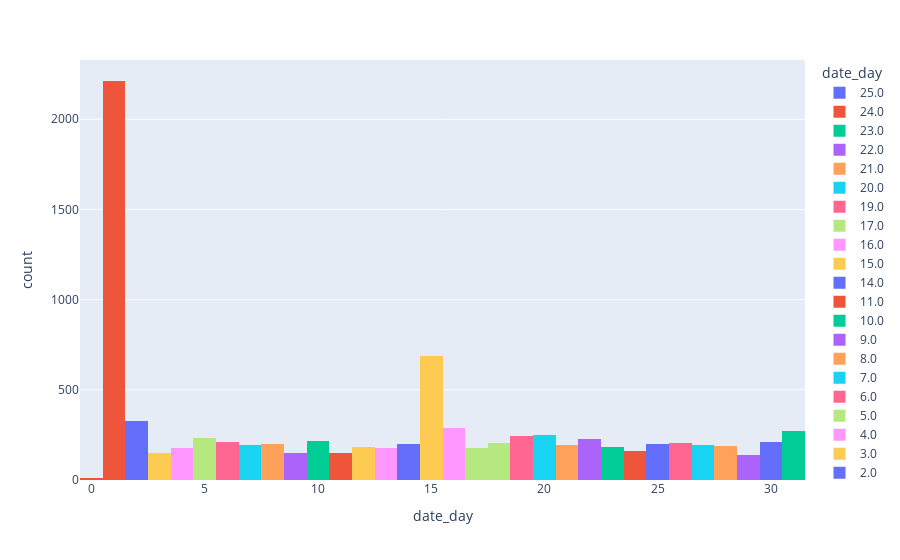

Write notebook code for a chart like this one.
### Markdown cell above
## Is there a specific Day of the month Netflix Prefers to Upload?
### Yes, 1st day of the month followed by the middle of the month, which is the 15th.

### Code cell
#Plotly for better and detailed visualization for specific day of the month netflix likes to upload movies or shows.
#Mostly 1st day and the middle of the month. 
px.histogram(df, x='date_day', color ='date_day')

### Figure 1 — Plotly figure (JSON) as saved in the notebook; plotly's stock layout.template omitted (floating-point values rounded to 4 significant figures; data arrays with more than 128 entries replaced by an {"elided": "..."} marker saying what was removed)
{"data": [{"alignmentgroup": "True", "bingroup": "x", "hovertemplate": "date_day=%{x}<br>count=%{y}<extra></extra>", "legendgroup": "25.0", "marker": {"color": "#636efa", "pattern": {"shape": ""}}, "name": "25.0", "offsetgroup": "25.0", "orientation": "v", "showlegend": true, "type": "histogram", "x": {"elided": "197 int values"}, "xaxis": "x", "yaxis": "y"}, {"alignmentgroup": "True", "bingroup": "x", "hovertemplate": "date_day=%{x}<br>count=%{y}<extra></extra>", "legendgroup": "24.0", "marker": {"color": "#EF553B", "pattern": {"shape": ""}}, "name": "24.0", "offsetgroup": "24.0", "orientation": "v", "showlegend": true, "type": "histogram", "x": {"elided": "159 int values"}, "xaxis": "x", "yaxis": "y"}, {"alignmentgroup": "True", "bingroup": "x", "hovertemplate": "date_day=%{x}<br>count=%{y}<extra></extra>", "legendgroup": "23.0", "marker": {"color": "#00cc96", "pattern": {"shape": ""}}, "name": "23.0", "offsetgroup": "23.0", "orientation": "v", "showlegend": true, "type": "histogram", "x": {"elided": "184 int values"}, "xaxis": "x", "yaxis": "y"}, {"alignmentgroup": "True", "bingroup": "x", "hovertemplate": "date_day=%{x}<br>count=%{y}<extra></extra>", "legendgroup": "22.0", "marker": {"color": "#ab63fa", "pattern": {"shape": ""}}, "name": "22.0", "offsetgroup": "22.0", "orientation": "v", "showlegend": true, "type": "histogram", "x": {"elided": "230 int values"}, "xaxis": "x", "yaxis": "y"}, {"alignmentgroup": "True", "bingroup": "x", "hovertemplate": "date_day=%{x}<br>count=%{y}<extra></extra>", "legendgroup": "21.0", "marker": {"color": "#FFA15A", "pattern": {"shape": ""}}, "name": "21.0", "offsetgroup": "21.0", "orientation": "v", "showlegend": true, "type": "histogram", "x": {"elided": "193 int values"}, "xaxis": "x", "yaxis": "y"}, {"alignmentgroup": "True", "bingroup": "x", "hovertemplate": "date_day=%{x}<br>count=%{y}<extra></extra>", "legendgroup": "20.0", "marker": {"color": "#19d3f3", "pattern": {"shape": ""}}, "name": "20.0", "offsetgroup": "20.0", "orientation": "v", "showlegend": true, "type": "histogram", "x": {"elided": "249 int values"}, "xaxis": "x", "yaxis": "y"}, {"alignmentgroup": "True", "bingroup": "x", "hovertemplate": "date_day=%{x}<br>count=%{y}<extra></extra>", "legendgroup": "19.0", "marker": {"color": "#FF6692", "pattern": {"shape": ""}}, "name": "19.0", "offsetgroup": "19.0", "orientation": "v", "showlegend": true, "type": "histogram", "x": {"elided": "243 int values"}, "xaxis": "x", "yaxis": "y"}, {"alignmentgroup": "True", "bingroup": "x", "hovertemplate": "date_day=%{x}<br>count=%{y}<extra></extra>", "legendgroup": "17.0", "marker": {"color": "#B6E880", "pattern": {"shape": ""}}, "name": "17.0", "offsetgroup": "17.0", "orientation": "v", "showlegend": true, "type": "histogram", "x": {"elided": "180 int values"}, "xaxis": "x", "yaxis": "y"}, {"alignmentgroup": "True", "bingroup": "x", "hovertemplate": "date_day=%{x}<br>count=%{y}<extra></extra>", "legendgroup": "16.0", "marker": {"color": "#FF97FF", "pattern": {"shape": ""}}, "name": "16.0", "offsetgroup": "16.0", "orientation": "v", "showlegend": true, "type": "histogram", "x": {"elided": "289 int values"}, "xaxis": "x", "yaxis": "y"}, {"alignmentgroup": "True", "bingroup": "x", "hovertemplate": "date_day=%{x}<br>count=%{y}<extra></extra>", "legendgroup": "15.0", "marker": {"color": "#FECB52", "pattern": {"shape": ""}}, "name": "15.0", "offsetgroup": "15.0", "orientation": "v", "showlegend": true, "type": "histogram", "x": {"elided": "687 int values"}, "xaxis": "x", "yaxis": "y"}, {"alignmentgroup": "True", "bingroup": "x", "hovertemplate": "date_day=%{x}<br>count=%{y}<extra></extra>", "legendgroup": "14.0", "marker": {"color": "#636efa", "pattern": {"shape": ""}}, "name": "14.0", "offsetgroup": "14.0", "orientation": "v", "showlegend": true, "type": "histogram", "x": {"elided": "198 int values"}, "xaxis": "x", "yaxis": "y"}, {"alignmentgroup": "True", "bingroup": "x", "hovertemplate": "date_day=%{x}<br>count=%{y}<extra></extra>", "legendgroup": "11.0", "marker": {"color": "#EF553B", "pattern": {"shape": ""}}, "name": "11.0", "offsetgroup": "11.0", "orientation": "v", "showlegend": true, "type": "histogram", "x": {"elided": "149 int values"}, "xaxis": "x", "yaxis": "y"}, {"alignmentgroup": "True", "bingroup": "x", "hovertemplate": "date_day=%{x}<br>count=%{y}<extra></extra>", "legendgroup": "10.0", "marker": {"color": "#00cc96", "pattern": {"shape": ""}}, "name": "10.0", "offsetgroup": "10.0", "orientation": "v", "showlegend": true, "type": "histogram", "x": {"elided": "214 int values"}, "xaxis": "x", "yaxis": "y"}, {"alignmentgroup": "True", "bingroup": "x", "hovertemplate": "date_day=%{x}<br>count=%{y}<extra></extra>", "legendgroup": "9.0", "marker": {"color": "#ab63fa", "pattern": {"shape": ""}}, "name": "9.0", "offsetgroup": "9.0", "orientation": "v", "showlegend": true, "type": "histogram", "x": {"elided": "147 int values"}, "xaxis": "x", "yaxis": "y"}, {"alignmentgroup": "True", "bingroup": "x", "hovertemplate": "date_day=%{x}<br>count=%{y}<extra></extra>", "legendgroup": "8.0", "marker": {"color": "#FFA15A", "pattern": {"shape": ""}}, "name": "8.0", "offsetgroup": "8.0", "orientation": "v", "showlegend": true, "type": "histogram", "x": {"elided": "201 int values"}, "xaxis": "x", "yaxis": "y"}, {"alignmentgroup": "True", "bingroup": "x", "hovertemplate": "date_day=%{x}<br>count=%{y}<extra></extra>", "legendgroup": "7.0", "marker": {"color": "#19d3f3", "pattern": {"shape": ""}}, "name": "7.0", "offsetgroup": "7.0", "orientation": "v", "showlegend": true, "type": "histogram", "x": {"elided": "194 int values"}, "xaxis": "x", "yaxis": "y"}, {"alignmentgroup": "True", "bingroup": "x", "hovertemplate": "date_day=%{x}<br>count=%{y}<extra></extra>", "legendgroup": "6.0", "marker": {"color": "#FF6692", "pattern": {"shape": ""}}, "name": "6.0", "offsetgroup": "6.0", "orientation": "v", "showlegend": true, "type": "histogram", "x": {"elided": "210 int values"}, "xaxis": "x", "yaxis": "y"}, {"alignmentgroup": "True", "bingroup": "x", "hovertemplate": "date_day=%{x}<br>count=%{y}<extra></extra>", "legendgroup": "5.0", "marker": {"color": "#B6E880", "pattern": {"shape": ""}}, "name": "5.0", "offsetgroup": "5.0", "orientation": "v", "showlegend": true, "type": "histogram", "x": {"elided": "231 int values"}, "xaxis": "x", "yaxis": "y"}, {"alignmentgroup": "True", "bingroup": "x", "hovertemplate": "date_day=%{x}<br>count=%{y}<extra></extra>", "legendgroup": "4.0", "marker": {"color": "#FF97FF", "pattern": {"shape": ""}}, "name": "4.0", "offsetgroup": "4.0", "orientation": "v", "showlegend": true, "type": "histogram", "x": {"elided": "175 int values"}, "xaxis": "x", "yaxis": "y"}, {"alignmentgroup": "True", "bingroup": "x", "hovertemplate": "date_day=%{x}<br>count=%{y}<extra></extra>", "legendgroup": "3.0", "marker": {"color": "#FECB52", "pattern": {"shape": ""}}, "name": "3.0", "offsetgroup": "3.0", "orientation": "v", "showlegend": true, "type": "histogram", "x": {"elided": "151 int values"}, "xaxis": "x", "yaxis": "y"}, {"alignmentgroup": "True", "bingroup": "x", "hovertemplate": "date_day=%{x}<br>count=%{y}<extra></extra>", "legendgroup": "2.0", "marker": {"color": "#636efa", "pattern": {"shape": ""}}, "name": "2.0", "offsetgroup": "2.0", "orientation": "v", "showlegend": true, "type": "histogram", "x": {"elided": "325 int values"}, "xaxis": "x", "yaxis": "y"}, {"alignmentgroup": "True", "bingroup": "x", "hovertemplate": "date_day=%{x}<br>count=%{y}<extra></extra>", "legendgroup": "1.0", "marker": {"color": "#EF553B", "pattern": {"shape": ""}}, "name": "1.0", "offsetgroup": "1.0", "orientation": "v", "showlegend": true, "type": "histogram", "x": {"elided": "2212 int values"}, "xaxis": "x", "yaxis": "y"}, {"alignmentgroup": "True", "bingroup": "x", "hovertemplate": "date_day=%{x}<br>count=%{y}<extra></extra>", "legendgroup": "31.0", "marker": {"color": "#00cc96", "pattern": {"shape": ""}}, "name": "31.0", "offsetgroup": "31.0", "orientation": "v", "showlegend": true, "type": "histogram", "x": {"elided": "274 int values"}, "xaxis": "x", "yaxis": "y"}, {"alignmentgroup": "True", "bingroup": "x", "hovertemplate": "date_day=%{x}<br>count=%{y}<extra></extra>", "legendgroup": "29.0", "marker": {"color": "#ab63fa", "pattern": {"shape": ""}}, "name": "29.0", "offsetgroup": "29.0", "orientation": "v", "showlegend": true, "type": "histogram", "x": {"elided": "141 int values"}, "xaxis": "x", "yaxis": "y"}, {"alignmentgroup": "True", "bingroup": "x", "hovertemplate": "date_day=%{x}<br>count=%{y}<extra></extra>", "legendgroup": "28.0", "marker": {"color": "#FFA15A", "pattern": {"shape": ""}}, "name": "28.0", "offsetgroup": "28.0", "orientation": "v", "showlegend": true, "type": "histogram", "x": {"elided": "190 int values"}, "xaxis": "x", "yaxis": "y"}, {"alignmentgroup": "True", "bingroup": "x", "hovertemplate": "date_day=%{x}<br>count=%{y}<extra></extra>", "legendgroup": "27.0", "marker": {"color": "#19d3f3", "pattern": {"shape": ""}}, "name": "27.0", "offsetgroup": "27.0", "orientation": "v", "showlegend": true, "type": "histogram", "x": {"elided": "195 int values"}, "xaxis": "x", "yaxis": "y"}, {"alignmentgroup": "True", "bingroup": "x", "hovertemplate": "date_day=%{x}<br>count=%{y}<extra></extra>", "legendgroup": "26.0", "marker": {"color": "#FF6692", "pattern": {"shape": ""}}, "name": "26.0", "offsetgroup": "26.0", "orientation": "v", "showlegend": true, "type": "histogram", "x": {"elided": "206 int values"}, "xaxis": "x", "yaxis": "y"}, {"alignmentgroup": "True", "bingroup": "x", "hovertemplate": "date_day=%{x}<br>count=%{y}<extra></extra>", "legendgroup": "18.0", "marker": {"color": "#B6E880", "pattern": {"shape": ""}}, "name": "18.0", "offsetgroup": "18.0", "orientation": "v", "showlegend": true, "type": "histogram", "x": {"elided": "207 int values"}, "xaxis": "x", "yaxis": "y"}, {"alignmentgroup": "True", "bingroup": "x", "hovertemplate": "date_day=%{x}<br>count=%{y}<extra></extra>", "legendgroup": "13.0", "marker": {"color": "#FF97FF", "pattern": {"shape": ""}}, "name": "13.0", "offsetgroup": "13.0", "orientation": "v", "showlegend": true, "type": "histogram", "x": {"elided": "175 int values"}, "xaxis": "x", "yaxis": "y"}, {"alignmentgroup": "True", "bingroup": "x", "hovertemplate": "date_day=%{x}<br>count=%{y}<extra></extra>", "legendgroup": "12.0", "marker": {"color": "#FECB52", "pattern": {"shape": ""}}, "name": "12.0", "offsetgroup": "12.0", "orientation": "v", "showlegend": true, "type": "histogram", "x": {"elided": "181 int values"}, "xaxis": "x", "yaxis": "y"}, {"alignmentgroup": "True", "bingroup": "x", "hovertemplate": "date_day=%{x}<br>count=%{y}<extra></extra>", "legendgroup": "30.0", "marker": {"color": "#636efa", "pattern": {"shape": ""}}, "name": "30.0", "offsetgroup": "30.0", "orientation": "v", "showlegend": true, "type": "histogram", "x": {"elided": "210 int values"}, "xaxis": "x", "yaxis": "y"}, {"alignmentgroup": "True", "bingroup": "x", "hovertemplate": "date_day=%{x}<br>count=%{y}<extra></extra>", "legendgroup": "0.0", "marker": {"color": "#EF553B", "pattern": {"shape": ""}}, "name": "0.0", "offsetgroup": "0.0", "orientation": "v", "showlegend": true, "type": "histogram", "x": [0, 0, 0, 0, 0, 0, 0, 0, 0, 0], "xaxis": "x", "yaxis": "y"}], "layout": {"barmode": "relative", "legend": {"title": {"text": "date_day"}, "tracegroupgap": 0}, "margin": {"t": 60}, "xaxis": {"anchor": "y", "categoryarray": [25, 24, 23, 22, 21, 20, 19, 17, 16, 15, 14, 11, 10, 9, 8, 7, 6, 5, 4, 3, 2, 1, 31, 29, 28, 27, 26, 18, 13, 12, 30, 0], "categoryorder": "array", "domain": [0, 1], "title": {"text": "date_day"}}, "yaxis": {"anchor": "x", "domain": [0, 1], "title": {"text": "count"}}}}
